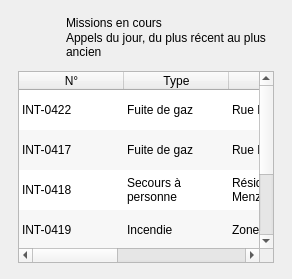
<widget class="QFrame" name="cadreMissionsDashboard"><property name="variante" stdset="0"><string notr="true">panneau</string></property><layout class="QVBoxLayout" name="layout82"><property name="spacing"><number>12</number></property><property name="leftMargin"><number>18</number></property><property name="topMargin"><number>16</number></property><property name="rightMargin"><number>18</number></property><property name="bottomMargin"><number>16</number></property><item><layout class="QHBoxLayout" name="layout81" stretch="0,1"><property name="spacing"><number>12</number></property><item><widget class="QLabel" name="tuile13"><property name="minimumSize"><size><width>36</width><height>36</height></size></property><property name="maximumSize"><size><width>36</width><height>36</height></size></property><property name="pixmap"><pixmap resource="ressources.qrc">:/images/icones/tuile_siren_orange.png</pixmap></property><property name="scaledContents"><bool>true</bool></property></widget></item><item><layout class="QVBoxLayout" name="layout80"><property name="spacing"><number>1</number></property><item><widget class="QLabel" name="lbl100"><property name="text"><string>Missions en cours</string></property><property name="variante" stdset="0"><string notr="true">titrePanneau</string></property></widget></item><item><widget class="QLabel" name="lbl101"><property name="text"><string>Appels du jour, du plus récent au plus ancien</string></property><property name="variante" stdset="0"><string notr="true">sousTitrePanneau</string></property><property name="wordWrap"><bool>true</bool></property></widget></item></layout></item></layout></item><item><widget class="QTableWidget" name="tblMissionsDashboard"><property name="editTriggers"><set>QAbstractItemView::NoEditTriggers</set></property><property name="alternatingRowColors"><bool>true</bool></property><property name="showGrid"><bool>false</bool></property><property name="selectionBehavior"><enum>QAbstractItemView::SelectRows</enum></property><property name="focusPolicy"><enum>Qt::NoFocus</enum></property><attribute name="horizontalHeaderStretchLastSection"><bool>true</bool></attribute><attribute name="verticalHeaderVisible"><bool>false</bool></attribute><attribute name="verticalHeaderDefaultSectionSize"><number>40</number></attribute><attribute name="horizontalHeaderDefaultSectionSize"><number>105</number></attribute><column><property name="text"><string>N°</string></property></column><column><property name="text"><string>Type</string></property></column><column><property name="text"><string>Adresse</string></property></column><column><property name="text"><string>Gravité</string></property></column><column><property name="text"><string>Statut</string></property></column><row><property name="text"><string>1</string></property></row><row><property name="text"><string>2</string></property></row><row><property name="text"><string>3</string></property></row><row><property name="text"><string>4</string></property></row><row><property name="text"><string>5</string></property></row><item row="0" column="0"><property name="text"><string>INT-0422</string></property></item><item row="0" column="1"><property name="text"><string>Fuite de gaz</string></property></item><item row="0" column="2"><property name="text"><string>Rue El Amal n° 12</string></property></item><item row="0" column="3"><property name="text"><string>● Modérée</string></property><property name="font"><font><bold>true</bold></font></property><property name="foreground"><brush brushstyle="SolidPattern"><color alpha="255"><red>212</red><green>138</green><blue>18</blue></color></brush></property></item><item row="0" column="4"><property name="text"><string>● Reçue</string></property><property name="font"><font><bold>true</bold></font></property><property name="foreground"><brush brushstyle="SolidPattern"><color alpha="255"><red>47</red><green>111</green><blue>224</blue></color></brush></property></item><item row="1" column="0"><property name="text"><string>INT-0417</string></property></item><item row="1" column="1"><property name="text"><string>Fuite de gaz</string></property></item><item row="1" column="2"><property name="text"><string>Rue El Amal</string></property></item><item row="1" column="3"><property name="text"><string>● Modérée</string></property><property name="font"><font><bold>true</bold></font></property><property name="foreground"><brush brushstyle="SolidPattern"><color alpha="255"><red>212</red><green>138</green><blue>18</blue></color></brush></property></item><item row="1" column="4"><property name="text"><string>● Reçue</string></property><property name="font"><font><bold>true</bold></font></property><property name="foreground"><brush brushstyle="SolidPattern"><color alpha="255"><red>47</red><green>111</green><blue>224</blue></color></brush></property></item><item row="2" column="0"><property name="text"><string>INT-0418</string></property></item><item row="2" column="1"><property name="text"><string>Secours à personne</string></property></item><item row="2" column="2"><property name="text"><string>Résidence El Menzah</string></property></item><item row="2" column="3"><property name="text"><string>● Faible</string></property><property name="font"><font><bold>true</bold></font></property><property name="foreground"><brush brushstyle="SolidPattern"><color alpha="255"><red>47</red><green>111</green><blue>224</blue></color></brush></property></item><item row="2" column="4"><property name="text"><string>● Unité attribuée</string></property><property name="font"><font><bold>true</bold></font></property><property name="foreground"><brush brushstyle="SolidPattern"><color alpha="255"><red>212</red><green>138</green><blue>18</blue></color></brush></property></item><item row="3" column="0"><property name="text"><string>INT-0419</string></property></item><item row="3" column="1"><property name="text"><string>Incendie</string></property></item><item row="3" column="2"><property name="text"><string>Zone industrielle</string></property></item><item row="3" column="3"><property name="text"><string>● Critique</string></property><property name="font"><font><bold>true</bold></font></property><property name="foreground"><brush brushstyle="SolidPattern"><color alpha="255"><red>217</red><green>54</green><blue>54</blue></color></brush></property></item><item row="3" column="4"><property name="text"><string>● En cours</string></property><property name="font"><font><bold>true</bold></font></property><property name="foreground"><brush brushstyle="SolidPattern"><color alpha="255"><red>212</red><green>138</green><blue>18</blue></color></brush></property></item><item row="4" column="0"><property name="text"><string>INT-0420</string></property></item><item row="4" column="1"><property name="text"><string>Accident de la route</string></property></item><item row="4" column="2"><property name="text"><string>Rocade Nord km 6</string></property></item><item row="4" column="3"><property name="text"><string>● Modérée</string></property><property name="font"><font><bold>true</bold></font></property><property name="foreground"><brush brushstyle="SolidPattern"><color alpha="255"><red>212</red><green>138</green><blue>18</blue></color></brush></property></item><item row="4" column="4"><property name="text"><string>● En cours</string></property><property name="font"><font><bold>true</bold></font></property><property name="foreground"><brush brushstyle="SolidPattern"><color alpha="255"><red>212</red><green>138</green><blue>18</blue></color></brush></property></item></widget></item></layout></widget>
